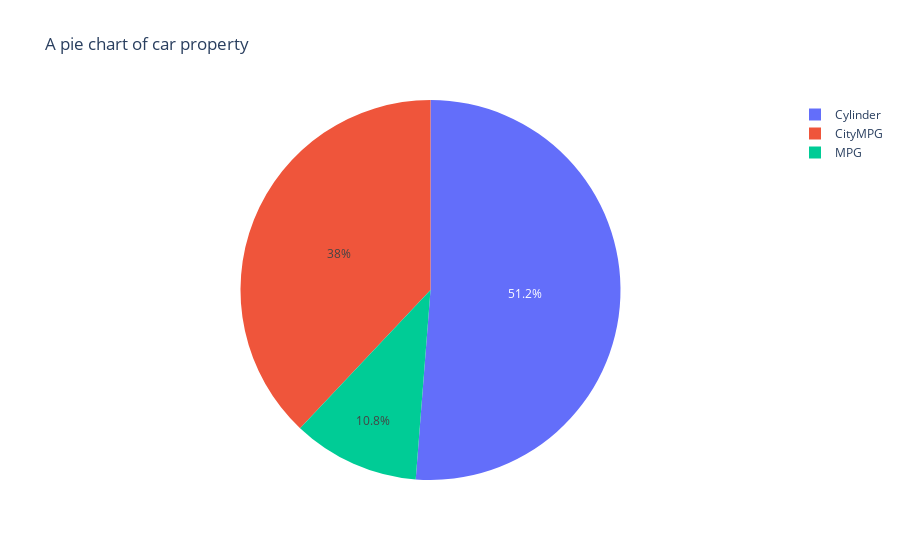

Notebook code for this chart:
### Code cell
#pie chart of cars

cylinder=car['Cylinders'].sum()
cityM=car['CityMpg'].sum()
mpg=car['MPG'].sum()

px.pie(names=['MPG','CityMPG','Cylinder'],values=[cylinder,cityM,mpg],title="A pie chart of car property")
# ,autopct='%0.1f%%', explode=(0,0.2,0)

### Figure 1 — Plotly figure (JSON) as saved in the notebook; plotly's stock layout.template omitted (floating-point values rounded to 4 significant figures)
{"data": [{"domain": {"x": [0, 1], "y": [0, 1]}, "hovertemplate": "label=%{label}<br>value=%{value}<extra></extra>", "labels": ["MPG", "CityMPG", "Cylinder"], "legendgroup": "", "name": "", "showlegend": true, "type": "pie", "values": [66893, 235102, 317359]}], "layout": {"legend": {"tracegroupgap": 0}, "title": {"text": "A pie chart of car property"}}}
